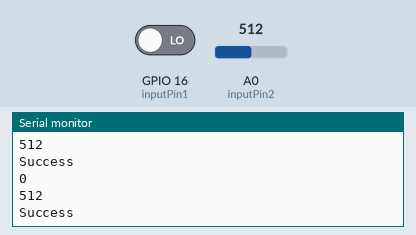
Simulated run of this sketch. Board: ESP8266 (NodeMCU). On the bench: the last lines printed to the serial monitor. Inputs (shaded band) come from the test bench; at power-on: A0 (inputPin2) = 512, GPIO 16 (inputPin1) LOW. WiFi joins after 1.5 s; servers stay silent unless stated; no MQTT or app messages arrive unless stated.

Above: at 2.7 s.
2.8 s: A0 (inputPin2) set to 716
At 4.1 s:
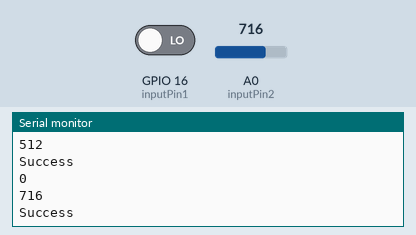
4.3 s: GPIO 16 (inputPin1) driven HIGH
5.8 s: A0 (inputPin2) set to 900
At 7.4 s:
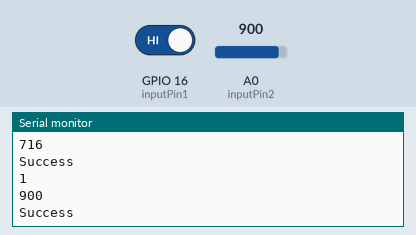
Timing chart, 0 to 8.9 s (numbered marks = the images above; inputs shaded):
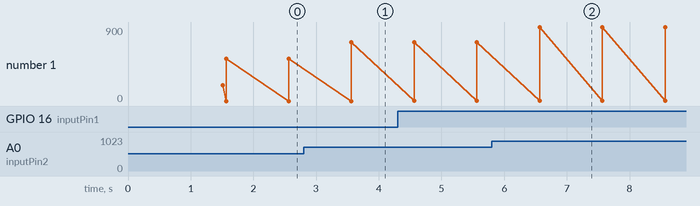

Measured:
- after the input at 2.8 s, the serial monitor: prints a new line after 0.76 s (image 1)
- after the input at 5.8 s, the serial monitor: prints a new line after 0.77 s (image 2)
- plotted number 1: 512 → 716 after the input at 2.8 s, 716 → 900 after the input at 5.8 s

The sketch:

DHT_Adafruit.ino
```cpp
#include <ArduinoHttpClient.h>

#include<ESP8266WiFi.h>
#include<Adafruit_MQTT_Client.h>


int dthv=0;
int soilv=0;
int inputPin1=16;
int inputPin2 = 17 ;
#define wifi "Suraj"
#define password "abcd1234"
#define server "io.adafruit.com"
#define port 1883
#define user "Sreejit"
#define pass "tijeers11"
#define key "4dad2145d0cb4a37a297c6b10b5d91d0"


//WiFiServer server(80);
WiFiClient esp;

Adafruit_MQTT_Client mqtt(&esp,server,port,user,key);

Adafruit_MQTT_Publish feed1= Adafruit_MQTT_Publish(&mqtt,user "/feeds/Data2");

Adafruit_MQTT_Publish feed2= Adafruit_MQTT_Publish(&mqtt,user "/feeds/Data");

void setup() {
  // put your setup code here, to run once:
  Serial.begin(115200);
  delay(10);
  Serial.println(wifi);

  WiFi.begin(wifi,password);
  Serial.print("Connecting");
  while(WiFi.status() != WL_CONNECTED)
  {
    delay(500);
    Serial.print(".");
  }

Serial.println("WiFi connected");
Serial.println("IP Address:");
Serial.println(WiFi.localIP());
Serial.println("Connecting to MQTT");
while(mqtt.connect())
  Serial.print(".");
   pinMode(inputPin1, INPUT);
    pinMode(inputPin2,INPUT);
}

void loop() {

 soilv = digitalRead(inputPin1);
 Serial.println(soilv);// read input value
 dthv=analogRead(inputPin2);
 Serial.println(dthv);

  // put your main code here, to run repeatedly:
if(mqtt.connected())
{
  if(feed1.publish(dthv) && feed2.publish(soilv))
    Serial.println("Success");
  else
    Serial.println("Fail!!");
  delay(1000);
}

}
```
